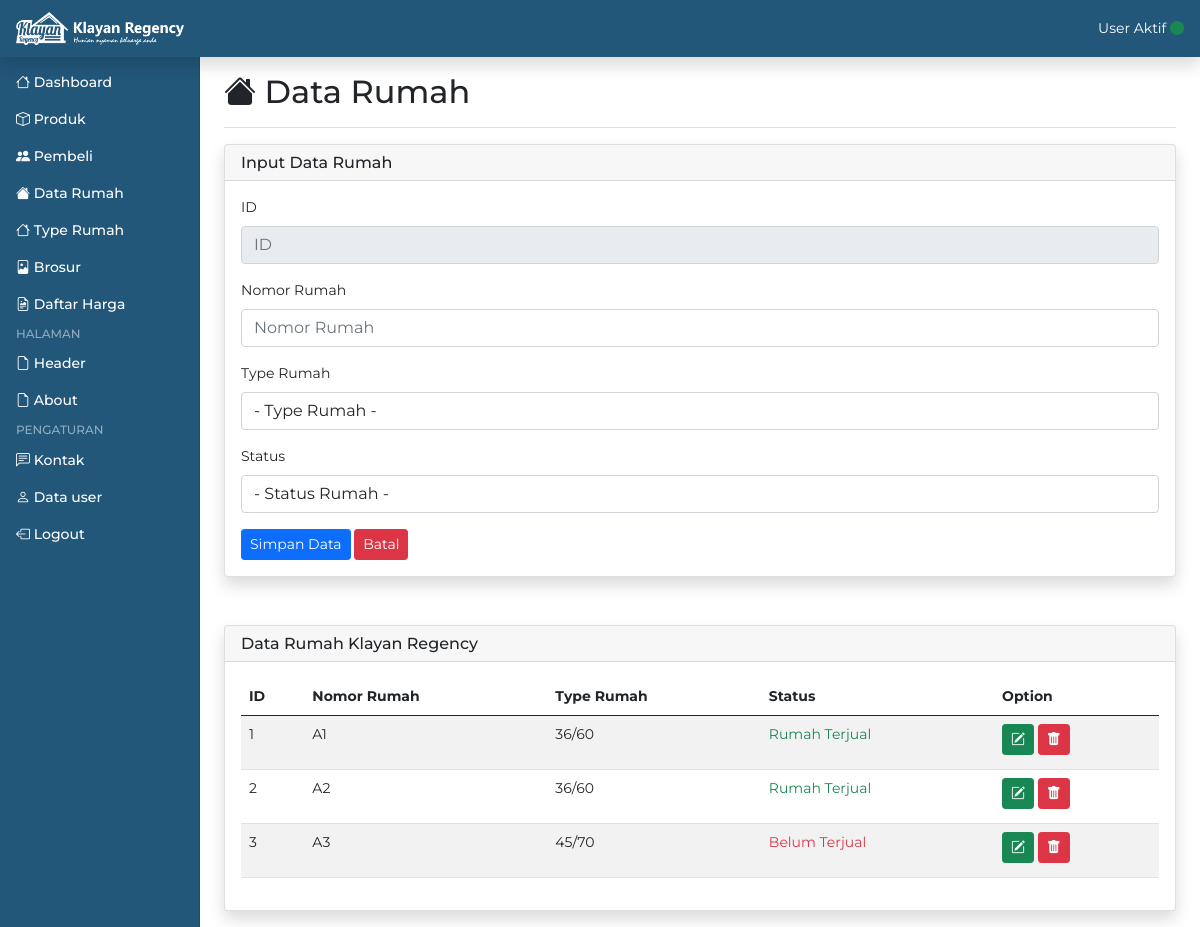
Screenshot of /admin/data_rumah.php (signed in) with the database file from the repository.
### tables this page shows
CREATE TABLE `data_rumah` (
  `id_rumah` int(10) NOT NULL,
  `no_rumah` varchar(50) NOT NULL,
  `type_rumah` varchar(50) NOT NULL,
  `status` varchar(50) NOT NULL
);

CREATE TABLE `type` (
  `id` int(10) NOT NULL,
  `type_rumah` varchar(30) NOT NULL
);

### admin/data_rumah.php (the view, shortened to what this page needs)
<?php
include 'include/koneksi.php';
?>
<!doctype html>
<html lang="en">
  <?php include 'include/head.php'; ?>
  <body>
    <?php include 'include/header.php'; ?>
    <div class="container-fluid">
      <div class="row">
        <?php include 'include/sidebar.php'; ?>
        <main class="col-md-9 ms-sm-auto col-lg-10 px-md-4">
          <div class="d-flex justify-content-between flex-wrap flex-md-nowrap align-items-center pt-3 pb-2 mb-3 border-bottom">
            <h1 class="h2"><i class="bi bi-house-fill"></i> Data Rumah</h1>
          </div>
          <div class="row mt-3 mb-5">
            <div class="col-md-12">
              <div class="card border-left-primary shadow h-100">
              <h6 class="card-header">Input Data Rumah</h6>
              <div class="card-body">
                <form method="post">
                  <div class="mb-3">
                    <label for="id" class="form-label">ID</label>
                    <input type="number" name="id_rumah" class="form-control" id="id" readonly="readonly" placeholder="ID">
                  </div>
                  <div class="mb-3">
                    <label for="no_rumah" class="form-label">Nomor Rumah</label>
                    <input type="text" name="no_rumah" class="form-control" id="no_rumah" placeholder="Nomor Rumah">
                  </div>
                  <div class="mb-3">
                    <label for="type_rumah" class="form-label">Type Rumah</label>
                    <select name="type_rumah" class="form-control" id="type_rumah">
                      <option>- Type Rumah -</option>
                    </select>
                  </div>
                  <div class="mb-3">
                    <label for="status" class="form-label">Status</label>
                    <select name="status" class="form-control" id="status">
                      <option>- Status Rumah -</option>
                    </select>
                  </div>
                  <button type="submit" class="btn btn-sm btn-primary" name="save">Simpan Data</button>
                  <button type="reset" class="btn btn-sm btn-danger">Batal</button>
                </form>
                </div>
              </div>
            </div>
          </div>
          <div class="row my-3">
            <div class="col-md-12">
              <div class="card border-left-primary shadow h-100">
                <h6 class="card-header">Data Rumah Klayan Regency</h6>
                <div class="card-body">
                  <div class="table-responsive">
                    <table class="table table-striped table-md">
                      <thead>
                        <tr>
                          <th>ID</th>
                          <th>Nomor Rumah</th>
                          <th>Type Rumah</th>
                          <th>Status</th>
                          <th>Option</th>
                        </tr>
                      </thead>
                      <tbody>
                        <?php
                        $no = 1;
                        $sql = mysqli_query($koneksi, "SELECT * FROM data_rumah INNER JOIN type ON data_rumah.type_rumah = type.id");
                        while($row = mysqli_fetch_array($sql, MYSQLI_ASSOC)) {
                        ?>
                        <tr>
                          <td><?= $no++; ?></td>
                          <td><?= $row['no_rumah']; ?></td>
                          <td><?= $row['type_rumah']; ?></td>
                          <td>
                          <?php
                          if ($row['status'] == 'terjual') {
                            echo "<p class='text-success'>Rumah Terjual</p>";
                          } else {
                            echo "<p class='text-danger'>Belum Terjual</p>";
                          }
                          ?>
                          </td>
                          <td>
                            <a href="edit_rumah.php?id_rumah=<?= $row['id_rumah']; ?>" class="btn btn-sm btn-success"><i class="bi bi-pencil-square"></i></a>
                            <a href="hapus_rumah.php?id_rumah=<?= $row['id_rumah']; ?>" class="btn btn-sm btn-danger" onclick="return confirm('Apakah yakin ingin menghapus data?');"><i class="bi bi-trash-fill"></i></a>
                          </td>
                        </tr>
                        <?php } ?>
                      </tbody>
                    </table>
                  </div>
                </div>
              </div>
            </div>
          </div>
        </main>
      </div>
    </div>
  </body>
</html>

### admin/assets/css/style.css (style rules this page uses)
* { font-family: 'Montserrat', sans-serif;; }

### admin/assets/css/dashboard.css (style rules this page uses)
body { font-size: .875rem; }

### rows the page displays
data_rumah: no_rumah "A1", type.type_rumah "36/60", status "Rumah Terjual"
data_rumah: no_rumah "A2", type.type_rumah "36/60", status "Rumah Terjual"
data_rumah: no_rumah "A3", type.type_rumah "45/70", status "Belum Terjual"
